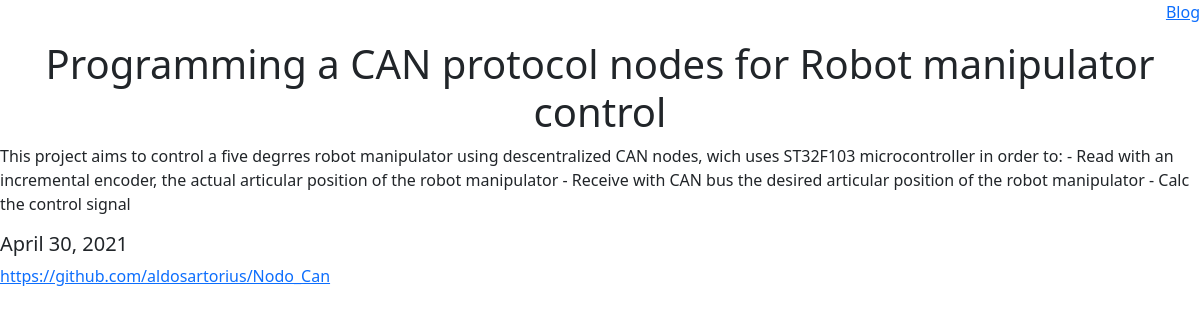
The app's page /blog/2/ with its own data.
### blog/models.py (models this page shows, shortened)
class Blog(models.Model):
    title = models.CharField(max_length = 100)
    description = models.TextField()
    date =  models.DateField() #image = models.ImageField(upload_to = 'portfolio/images/')
    url = models.URLField(blank = True) #blank=True means if you wish to permit empty values in forms

### blog/views.py (the view)
# urls.py: path('<int:blog_id>/', views.detail, name = 'detail'),
def detail(request, blog_id):
    blog = get_object_or_404(Blog, pk = blog_id)
    return render(request, 'blog/detail.html', {'blog':blog})

### blog/templates/blog/detail.html (shortened to what this page needs)
<link href="https://cdn.jsdelivr.net/npm/bootstrap@5.0.0-beta3/dist/css/bootstrap.min.css" rel="stylesheet">
<p style = "text-align: right;">
  <a href = "{%url 'all_blogs'%}"> Blog </a>
</p>
<center>
    <h1>{{blog.title}}</h1>
</center>
<p>{{ blog.description }}</p>
<h5>{{ blog.date }}</h5>
<a href = "{{ blog.url }}">{{blog.url}}</a>

### records on screen
Blog: title "Programming a CAN protocol nodes for Robot manipulator control", description "This project aims to control a five degrres robot manipulator using descentralized CAN nodes, wich uses ST32F103 microcontroller in order to: - Read with an incremental encoder, the actual articular position of the robot manipulator - Receive with CAN bus the desired articular position of the robot manipulator - Calc the control signal", date "April 30, 2021", url "https://github.com/aldosartorius/Nodo_Can"
